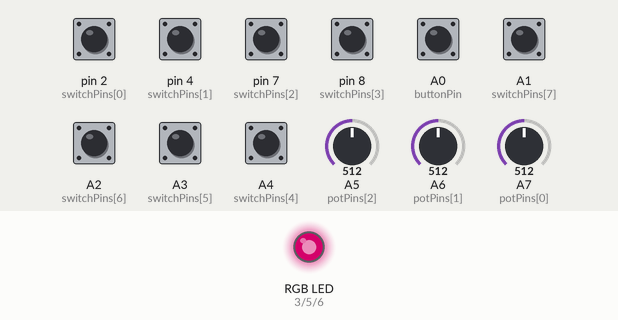
Recording of a sketch running on a simulated Arduino Nano, built with avr-gcc and run on an emulated ATmega328P. On the bench: an RGB LED mixed from three pins (HIGH = lit). The test bench sets the inputs (shaded band); at power-on: A0 (buttonPin), A1 (switchPins[7]), A2 (switchPins[6]), A3 (switchPins[5]), A4 (switchPins[4]), pin 2 (switchPins[0]), pin 4 (switchPins[1]), pin 7 (switchPins[2]), pin 8 (switchPins[3]) HIGH, A5 (potPins[2]) = 512, A6 (potPins[1]) = 512, A7 (potPins[0]) = 512. Dim RGB values are drawn brighter than linear; no radio packets arrive unless stated.

Above: at 1.2 s.
1.3 s: A0 (buttonPin) pulled LOW for 0.15 s
At 1.7 s:
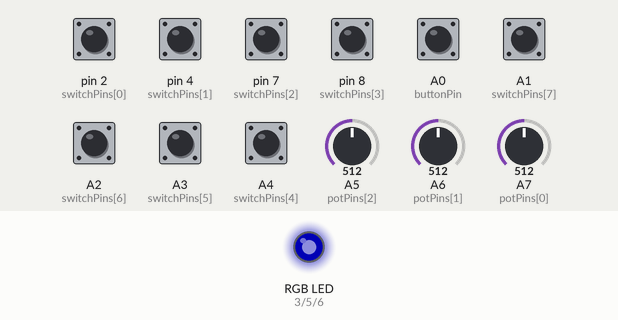
Timing chart, 0 to 4.3 s (numbered marks = the images above; inputs shaded):
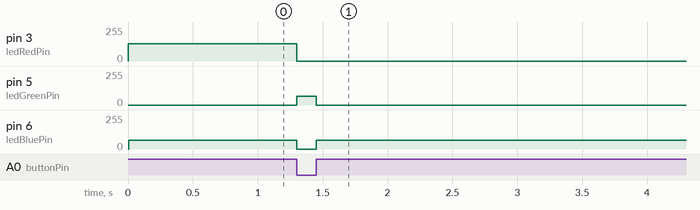

The sketch:

Widget_PotBox.ino
```cpp
/*****************************************************************
 *                                                               *
 * Ross's Black Box with Switches and Pots                       *
 *                                                               *
 * Platform:  Pololu A-Star                                      *
 *                                                               *
 * by Ross Butler, January 2020                              )'( *
 *                                                               *
 *****************************************************************/

/*
    This file is part of Illumicone.

    Illumicone is free software: you can redistribute it and/or modify
    it under the terms of the GNU General Public License as published by
    the Free Software Foundation, either version 3 of the License, or
    (at your option) any later version.

    Illumicone is distributed in the hope that it will be useful,
    but WITHOUT ANY WARRANTY; without even the implied warranty of
    MERCHANTABILITY or FITNESS FOR A PARTICULAR PURPOSE.  See the
    GNU General Public License for more details.

    You should have received a copy of the GNU General Public License
    along with Illumicone.  If not, see <http://www.gnu.org/licenses/>.
*/

//#define ENABLE_DEBUG_PRINT


#include "illumiconeWidget.h"

#ifdef ENABLE_DEBUG_PRINT
#include "printf.h"
#endif


/************************
 * Widget Configuration *
 ************************/

constexpr uint8_t widgetId = 31;

constexpr uint32_t activeTxIntervalMs = 50L;
constexpr uint32_t inactiveTxIntervalMs = 2000L;  // should be a multiple of activeTxIntervalMs

constexpr uint8_t numSwitches = 8;
constexpr uint8_t switchPins[numSwitches] = {2, 4, 7, 8, A4, A3, A2, A1};
constexpr uint8_t numPots = 3;
constexpr uint8_t potPins[numPots] = {A7, A6, A5};
constexpr uint8_t buttonPin = A0;
constexpr uint8_t ledRedPin = 3;
constexpr uint8_t ledGreenPin = 5;
constexpr uint8_t ledBluePin = 6;


// ---------- radio configuration ----------

// Nwdgt, where N indicates the payload type (0: stress test; 1: position
// and velocity; 2: measurement vector; 3,4: undefined; 5: custom)
#define TX_PIPE_ADDRESS "2wdgt"

// Set WANT_ACK to false, TX_RETRY_DELAY_MULTIPLIER to 0, and TX_MAX_RETRIES
// to 0 for fire-and-forget.  To enable retries and delivery failure detection,
// set WANT_ACK to true.  The delay between retries is 250 us multiplied by
// TX_RETRY_DELAY_MULTIPLIER.  To help prevent repeated collisions, use 1, a
// prime number (2, 3, 5, 7, 11, 13), or 15 (the maximum) for TX_MAX_RETRIES.
#define WANT_ACK true
#define TX_RETRY_DELAY_MULTIPLIER 15    // use 15 when getting acks
#define TX_MAX_RETRIES 15               // use 15 when getting acks

// Possible data rates are RF24_250KBPS, RF24_1MBPS, or RF24_2MBPS.  (2 Mbps
// works with genuine Nordic Semiconductor chips only, not the counterfeits.)
#define DATA_RATE RF24_250KBPS

// Valid CRC length values are RF24_CRC_8, RF24_CRC_16, and RF24_CRC_DISABLED
#define CRC_LENGTH RF24_CRC_16

// nRF24 frequency range:  2400 to 2525 MHz (channels 0 to 125)
// ISM: 2400-2500;  ham: 2390-2450
// WiFi ch. centers: 1:2412, 2:2417, 3:2422, 4:2427, 5:2432, 6:2437, 7:2442,
//                   8:2447, 9:2452, 10:2457, 11:2462, 12:2467, 13:2472, 14:2484
// Illumicone uses channel 97.  The Electric Garden theremin uses channel 80.
#define RF_CHANNEL 97

// RF24_PA_MIN = -18 dBm, RF24_PA_LOW = -12 dBm, RF24_PA_HIGH = -6 dBm, RF24_PA_MAX = 0 dBm
#define RF_POWER_LEVEL RF24_PA_HIGH


/***********
 * Globals *
 ***********/

RF24 radio(9, 10);    // CE on pin 9, CSN on pin 10, also uses SPI bus (SCK on 13, MISO on 12, MOSI on 11)

static MeasurementVectorPayload payload;

static bool isActive;
static bool wasActive;


/******************
 * Implementation *
 ******************/

void setup()
{
#ifdef ENABLE_DEBUG_PRINT
  Serial.begin(115200);
  printf_begin();
#endif

  for (uint8_t i = 0; i < numSwitches; ++i) {
    pinMode(switchPins[i], INPUT);
    digitalWrite(switchPins[i], HIGH);
  }

  for (uint8_t i = 0; i < numPots; ++i) {
    pinMode(potPins[i], INPUT);
  }

  pinMode(buttonPin, INPUT);
  digitalWrite(buttonPin, HIGH);

  pinMode(ledRedPin, OUTPUT);
  pinMode(ledGreenPin, OUTPUT);
  pinMode(ledBluePin, OUTPUT);
  analogWrite(ledRedPin, 128);
  analogWrite(ledGreenPin, 0);
  analogWrite(ledBluePin, 0);

  configureRadio(radio, TX_PIPE_ADDRESS, WANT_ACK, TX_RETRY_DELAY_MULTIPLIER,
                 TX_MAX_RETRIES, CRC_LENGTH, RF_POWER_LEVEL, DATA_RATE,
                 RF_CHANNEL);

  payload.widgetHeader.id = widgetId;
  payload.widgetHeader.channel = 0;
}


void sendMeasurements()
{
  uint16_t switchValue = 0;
  for (uint8_t i = 0; i < numSwitches; ++i) {
    switchValue |= ((digitalRead(switchPins[i]) == LOW) << (numSwitches - 1 - i));
  }
  payload.measurements[0] = (int16_t) switchValue;

  for (uint8_t i = 0; i < numPots; ++i) {
    payload.measurements[i + 1] = analogRead(potPins[i]);
  }

  payload.widgetHeader.isActive = isActive;

  if (!radio.write(&payload, sizeof(WidgetHeader) + sizeof(int16_t) * (numPots + 1), !WANT_ACK)) {
    analogWrite(ledRedPin, 64);
#ifdef ENABLE_DEBUG_PRINT
    Serial.println(F("radio.write failed."));
#endif
  }
  else {
    analogWrite(ledRedPin, 0);
#ifdef ENABLE_DEBUG_PRINT
    Serial.println(F("radio.write succeeded."));
#endif
  }
}


void loop()
{
  static int32_t lastTxMs;

  uint32_t now = millis();

  if (digitalRead(buttonPin)) {
    isActive = false;
    analogWrite(ledGreenPin, 0);
    analogWrite(ledBluePin, 64);
  }
  else {
    isActive = true;
    analogWrite(ledGreenPin, 64);
    analogWrite(ledBluePin, 0);
  }

  if (now - lastTxMs >= activeTxIntervalMs) {
    if (isActive || wasActive || now - lastTxMs >= inactiveTxIntervalMs) {
      lastTxMs = now;
      sendMeasurements();
      wasActive = isActive;
    }
  }
}
```

Measured:
- after the input at 1.3 s, pin 3 (ledRedPin): 128/255 → 0/255 after 0.00 s instead of 0.70 s; pin 5 (ledGreenPin): 0/255 → 64/255 at once, → 0/255 0.15 s later; pin 6 (ledBluePin): 64/255 → 0/255 at once, → 64/255 0.15 s later
